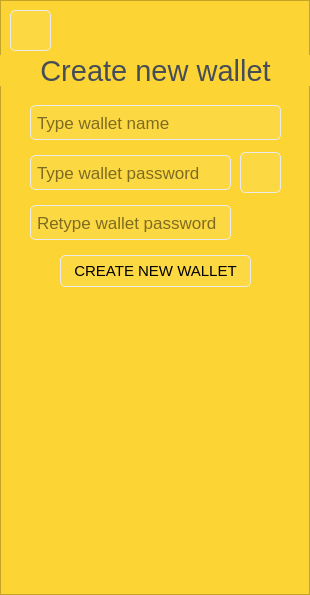
<?xml version="1.0" encoding="UTF-8"?>
<ui version="4.0">
 <class>PageNewWallet</class>
 <widget class="QWidget" name="PageNewWallet">
  <property name="geometry">
   <rect>
    <x>0</x>
    <y>0</y>
    <width>310</width>
    <height>595</height>
   </rect>
  </property>
  <property name="windowTitle">
   <string>Form</string>
  </property>
  <property name="styleSheet">
   <string notr="true">background-color: #FCD535;</string>
  </property>
  <widget class="QFrame" name="NewWalletFrame">
   <property name="geometry">
    <rect>
     <x>0</x>
     <y>0</y>
     <width>310</width>
     <height>595</height>
    </rect>
   </property>
   <property name="frameShape">
    <enum>QFrame::StyledPanel</enum>
   </property>
   <property name="frameShadow">
    <enum>QFrame::Raised</enum>
   </property>
   <widget class="QPushButton" name="showHidePushButton">
    <property name="geometry">
     <rect>
      <x>240</x>
      <y>152</y>
      <width>41</width>
      <height>41</height>
     </rect>
    </property>
    <property name="tabletTracking">
     <bool>true</bool>
    </property>
    <property name="focusPolicy">
     <enum>Qt::NoFocus</enum>
    </property>
    <property name="styleSheet">
     <string notr="true">QPushButton {
	border-style: solid;
	background-color: rgba(255, 255, 255, 16);
	border-radius: 5px;
	border-width: 1px;
	border-color: rgb(235, 235, 235);
	color: black;
}
QPushButton:hover {
    background-color: rgba(255, 255, 255, 64);
}

QPushButton:pressed {
    background-color: rgba(255, 255, 255, 128);
}</string>
    </property>
    <property name="text">
     <string/>
    </property>
    <property name="icon">
     <iconset resource="../../res.qrc">
      <normaloff>:/res/ic/res/ic/passwordHidden.png</normaloff>:/res/ic/res/ic/passwordHidden.png</iconset>
    </property>
    <property name="iconSize">
     <size>
      <width>24</width>
      <height>24</height>
     </size>
    </property>
   </widget>
   <widget class="QLineEdit" name="walletNameLineEdit">
    <property name="geometry">
     <rect>
      <x>30</x>
      <y>105</y>
      <width>251</width>
      <height>35</height>
     </rect>
    </property>
    <property name="font">
     <font>
      <pointsize>13</pointsize>
     </font>
    </property>
    <property name="tabletTracking">
     <bool>true</bool>
    </property>
    <property name="styleSheet">
     <string notr="true">QLineEdit {
	border-style: solid;
	background-color: rgba(255, 255, 255, 16);
	border-radius: 5px;
	border-width: 1px;
	border-color: rgb(235, 235, 235);
	color: black;
    padding-left: 4px;
    padding-right: 4px;	
}
QLineEdit[text=&quot;&quot;]{ 
	color:gray;
 }
</string>
    </property>
    <property name="placeholderText">
     <string>Type wallet name</string>
    </property>
    <property name="clearButtonEnabled">
     <bool>true</bool>
    </property>
   </widget>
   <widget class="QPushButton" name="backPushButton">
    <property name="geometry">
     <rect>
      <x>10</x>
      <y>10</y>
      <width>41</width>
      <height>41</height>
     </rect>
    </property>
    <property name="mouseTracking">
     <bool>true</bool>
    </property>
    <property name="tabletTracking">
     <bool>true</bool>
    </property>
    <property name="focusPolicy">
     <enum>Qt::NoFocus</enum>
    </property>
    <property name="styleSheet">
     <string notr="true">QPushButton {
	border-style: solid;
	background-color: rgba(255, 255, 255, 16);
	border-radius: 5px;
	border-width: 1px;
	border-color: rgb(235, 235, 235);
	color: black;
}
QPushButton:hover {
    background-color: rgba(255, 255, 255, 64);
}

QPushButton:pressed {
    background-color: rgba(255, 255, 255, 128);
}</string>
    </property>
    <property name="text">
     <string/>
    </property>
    <property name="icon">
     <iconset resource="../../res.qrc">
      <normaloff>:/res/ic/res/ic/arowLeft.png</normaloff>:/res/ic/res/ic/arowLeft.png</iconset>
    </property>
    <property name="iconSize">
     <size>
      <width>16</width>
      <height>16</height>
     </size>
    </property>
   </widget>
   <widget class="QLineEdit" name="walletPasswordLineEdit">
    <property name="geometry">
     <rect>
      <x>30</x>
      <y>155</y>
      <width>201</width>
      <height>35</height>
     </rect>
    </property>
    <property name="font">
     <font>
      <pointsize>13</pointsize>
     </font>
    </property>
    <property name="tabletTracking">
     <bool>true</bool>
    </property>
    <property name="styleSheet">
     <string notr="true">QLineEdit {
	border-style: solid;
	background-color: rgba(255, 255, 255, 16);
	border-radius: 5px;
	border-width: 1px;
	border-color: rgb(235, 235, 235);
	color: black;
    padding-left: 4px;
    padding-right: 4px;	
}
QLineEdit[text=&quot;&quot;]{ 
	color:gray;
 }
</string>
    </property>
    <property name="inputMask">
     <string/>
    </property>
    <property name="echoMode">
     <enum>QLineEdit::Password</enum>
    </property>
    <property name="placeholderText">
     <string>Type wallet password</string>
    </property>
    <property name="clearButtonEnabled">
     <bool>true</bool>
    </property>
   </widget>
   <widget class="QLabel" name="headerLabel">
    <property name="geometry">
     <rect>
      <x>0</x>
      <y>55</y>
      <width>311</width>
      <height>31</height>
     </rect>
    </property>
    <property name="font">
     <font>
      <pointsize>22</pointsize>
     </font>
    </property>
    <property name="styleSheet">
     <string notr="true">QLabel {
background-color: #FCD535;
color: #474D57;
}</string>
    </property>
    <property name="text">
     <string>Create new wallet</string>
    </property>
    <property name="alignment">
     <set>Qt::AlignCenter</set>
    </property>
   </widget>
   <widget class="QPushButton" name="createWalletPushButton">
    <property name="geometry">
     <rect>
      <x>60</x>
      <y>255</y>
      <width>191</width>
      <height>32</height>
     </rect>
    </property>
    <property name="font">
     <font>
      <pointsize>11</pointsize>
     </font>
    </property>
    <property name="tabletTracking">
     <bool>true</bool>
    </property>
    <property name="focusPolicy">
     <enum>Qt::NoFocus</enum>
    </property>
    <property name="styleSheet">
     <string notr="true">QPushButton {
	border-style: solid;
	background-color: rgba(255, 255, 255, 16);
	border-radius: 5px;
	border-width: 1px;
	border-color: rgb(235, 235, 235);
	color: black;
}
QPushButton:hover {
    background-color: rgba(255, 255, 255, 64);
}

QPushButton:pressed {
    background-color: rgba(255, 255, 255, 128);
}</string>
    </property>
    <property name="text">
     <string>CREATE NEW WALLET</string>
    </property>
   </widget>
   <widget class="QLineEdit" name="walletPasswordLineEdit_2">
    <property name="geometry">
     <rect>
      <x>30</x>
      <y>205</y>
      <width>201</width>
      <height>35</height>
     </rect>
    </property>
    <property name="font">
     <font>
      <pointsize>13</pointsize>
     </font>
    </property>
    <property name="tabletTracking">
     <bool>true</bool>
    </property>
    <property name="styleSheet">
     <string notr="true">QLineEdit {
	border-style: solid;
	background-color: rgba(255, 255, 255, 16);
	border-radius: 5px;
	border-width: 1px;
	border-color: rgb(235, 235, 235);
	color: black;
    padding-left: 4px;
    padding-right: 4px;	
}
QLineEdit[text=&quot;&quot;]{ 
	color:gray;
 }
</string>
    </property>
    <property name="inputMask">
     <string/>
    </property>
    <property name="echoMode">
     <enum>QLineEdit::Password</enum>
    </property>
    <property name="placeholderText">
     <string>Retype wallet password</string>
    </property>
    <property name="clearButtonEnabled">
     <bool>true</bool>
    </property>
   </widget>
  </widget>
 </widget>
 <resources>
  <include location="../../res.qrc"/>
 </resources>
 <connections/>
</ui>
